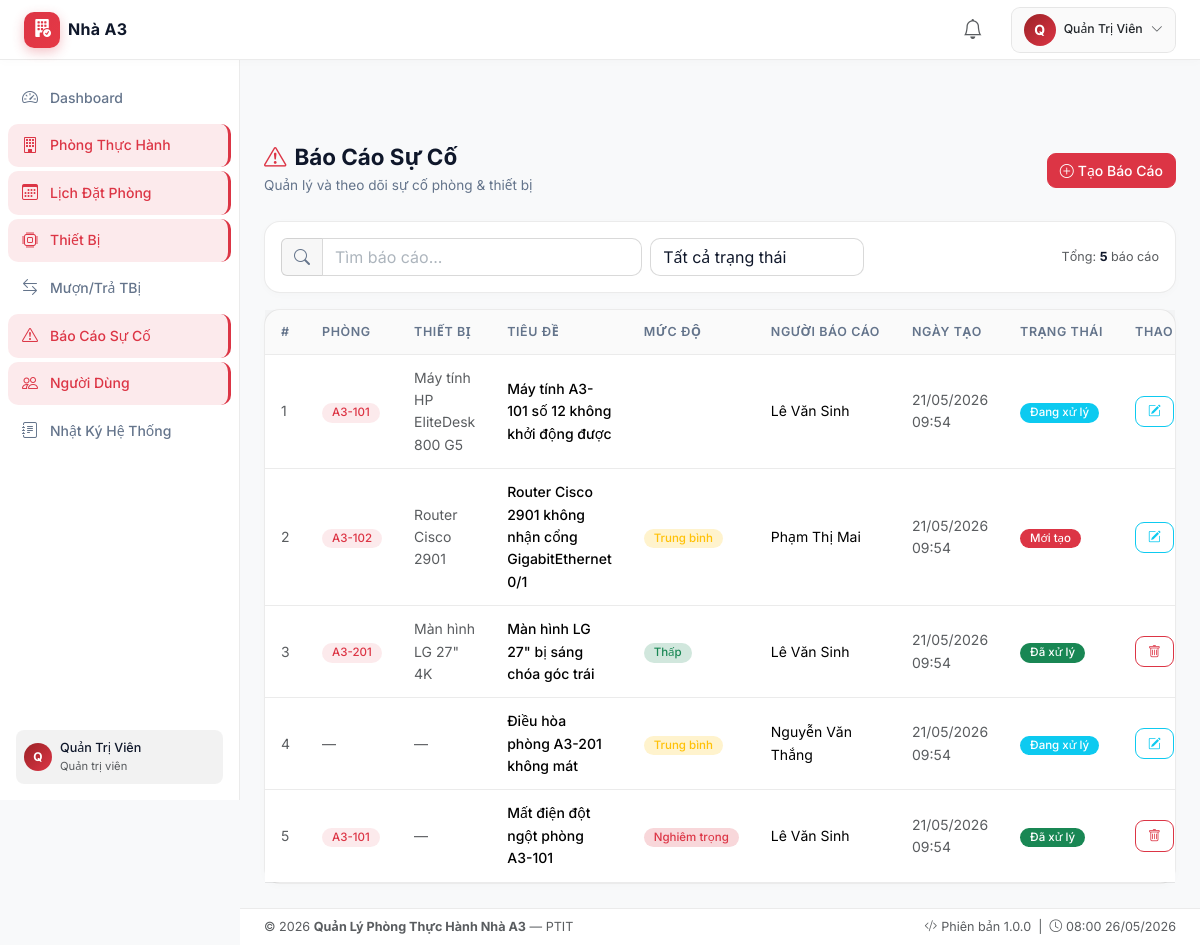
Page /views/reports/index.php (signed in) on the committed database.
### tables this page shows
CREATE TABLE `reports` (
  `id`          INT UNSIGNED NOT NULL AUTO_INCREMENT,
  `room_id`     INT UNSIGNED DEFAULT NULL,
  `device_id`   INT UNSIGNED DEFAULT NULL,
  `user_id`     INT UNSIGNED NOT NULL,
  `title`       VARCHAR(200) NOT NULL,
  `description` TEXT         NOT NULL,
  `severity`    ENUM('low','medium','high','critical') NOT NULL DEFAULT 'medium',
  `status`      ENUM('open','processing','resolved') NOT NULL DEFAULT 'open',
  `resolution`  TEXT         DEFAULT NULL,
  `created_at`  DATETIME     NOT NULL DEFAULT CURRENT_TIMESTAMP,
  `updated_at`  DATETIME     DEFAULT NULL ON UPDATE CURRENT_TIMESTAMP,
  PRIMARY KEY (`id`),
  INDEX `idx_status`    (`status`),
  INDEX `idx_severity`  (`severity`),
  INDEX `idx_user`      (`user_id`),
  CONSTRAINT `fk_report_room`
    FOREIGN KEY (`room_id`)   REFERENCES `rooms`(`id`)   ON DELETE SET NULL ON UPDATE CASCADE,
  CONSTRAINT `fk_report_device`
    FOREIGN KEY (`device_id`) REFERENCES `devices`(`id`) ON DELETE SET NULL ON UPDATE CASCADE,
  CONSTRAINT `fk_report_user`
    FOREIGN KEY (`user_id`)   REFERENCES `users`(`id`)   ON DELETE CASCADE ON UPDATE CASCADE
);

CREATE TABLE `rooms` (
  `id`             INT UNSIGNED NOT NULL AUTO_INCREMENT,
  `room_code`      VARCHAR(20)  NOT NULL UNIQUE,
  `name`           VARCHAR(150) NOT NULL,
  `floor`          TINYINT UNSIGNED NOT NULL DEFAULT 1,
  `capacity`       SMALLINT UNSIGNED NOT NULL DEFAULT 0,
  `computer_count` SMALLINT UNSIGNED NOT NULL DEFAULT 0,
  `description`    TEXT         DEFAULT NULL,
  `image`          VARCHAR(255) DEFAULT NULL,
  `status`         ENUM('active','inactive') NOT NULL DEFAULT 'active',
  `created_at`     DATETIME     NOT NULL DEFAULT CURRENT_TIMESTAMP,
  PRIMARY KEY (`id`),
  INDEX `idx_room_code` (`room_code`),
  INDEX `idx_status`    (`status`)
);

CREATE TABLE `devices` (
  `id`            INT UNSIGNED NOT NULL AUTO_INCREMENT,
  `room_id`       INT UNSIGNED NOT NULL,
  `device_name`   VARCHAR(150) NOT NULL,
  `device_type`   ENUM('computer','projector','switch','printer','camera','furniture','other') NOT NULL DEFAULT 'other',
  `serial_number` VARCHAR(100) DEFAULT NULL,
  `quantity`      SMALLINT UNSIGNED NOT NULL DEFAULT 1,
  `status`        ENUM('available','borrowed','broken','inactive') NOT NULL DEFAULT 'available',
  `description`   TEXT         DEFAULT NULL,
  `created_at`    DATETIME     NOT NULL DEFAULT CURRENT_TIMESTAMP,
  PRIMARY KEY (`id`),
  INDEX `idx_room_id`    (`room_id`),
  INDEX `idx_status`     (`status`),
  INDEX `idx_device_type`(`device_type`),
  CONSTRAINT `fk_device_room`
    FOREIGN KEY (`room_id`) REFERENCES `rooms`(`id`)
    ON DELETE CASCADE ON UPDATE CASCADE
);

CREATE TABLE `users` (
  `id`         INT UNSIGNED   NOT NULL AUTO_INCREMENT,
  `full_name`  VARCHAR(100)   NOT NULL,
  `email`      VARCHAR(150)   NOT NULL UNIQUE,
  `password`   VARCHAR(255)   NOT NULL,
  `role`       ENUM('admin','teacher','technician','student') NOT NULL DEFAULT 'student',
  `phone`      VARCHAR(20)    DEFAULT NULL,
  `status`     ENUM('active','inactive') NOT NULL DEFAULT 'active',
  `created_at` DATETIME       NOT NULL DEFAULT CURRENT_TIMESTAMP,
  PRIMARY KEY (`id`),
  INDEX `idx_email` (`email`),
  INDEX `idx_role`  (`role`)
);

### config/database.php (called while the page is built, shortened)
<?php
class Database {
    private static ?PDO $instance = null;
    public static function getInstance(): PDO {
        if (self::$instance === null) {
            $dsn = 'mysql:host=' . DB_HOST . ';dbname=' . DB_NAME . ';charset=' . DB_CHARSET;
            $options = [
                PDO::ATTR_ERRMODE            => PDO::ERRMODE_EXCEPTION,
                PDO::ATTR_DEFAULT_FETCH_MODE => PDO::FETCH_ASSOC,
                PDO::ATTR_EMULATE_PREPARES   => false,
            ];
            try {
                self::$instance = new PDO($dsn, DB_USER, DB_PASS, $options);
            } catch (PDOException $e) {
                die(json_encode([
                    'success' => false,
                    'message' => 'Kết nối CSDL thất bại: ' . $e->getMessage()
                ]));
            }
        }
        return self::$instance;
    }
    public static function getConnection(): PDO {
        return self::getInstance();
    }
}

### controllers/ReportController.php (called while the page is built, shortened)
<?php
require_once __DIR__ . '/../models/ReportModel.php';
require_once __DIR__ . '/../config/helpers.php';
require_once __DIR__ . '/../config/database.php';
class ReportController {
    private ReportModel $model;
    public function __construct() {
        $this->model = new ReportModel();
    }
    public function index(): array {
        $page   = max(1, (int) ($_GET['page'] ?? 1));
        $limit  = 10;
        $offset = ($page - 1) * $limit;
        return [
            'reports' => $this->model->getAll($limit, $offset),
            'total'   => $this->model->count(),
            'page'    => $page,
            'limit'   => $limit,
        ];
    }
}

### models/ReportModel.php (called while the page is built, shortened)
<?php
require_once __DIR__ . '/../config/database.php';
class ReportModel {
    private PDO $db;
    public function __construct() {
        $this->db = Database::getConnection();
    }
    public function getAll(int $limit = 50, int $offset = 0): array {
        $stmt = $this->db->prepare(
            "SELECT rp.*, r.room_code, r.name AS room_name,
                    d.device_name,
                    u.full_name AS reporter_name
             FROM reports rp
             LEFT JOIN rooms r ON r.id = rp.room_id
             LEFT JOIN devices d ON d.id = rp.device_id
             LEFT JOIN users u ON u.id = rp.user_id
             ORDER BY rp.created_at DESC LIMIT ? OFFSET ?"
        );
        $stmt->execute([$limit, $offset]);
        return $stmt->fetchAll();
    }
    public function count(): int {
        return (int) $this->db->query("SELECT COUNT(*) FROM reports")->fetchColumn();
    }
}

### views/reports/index.php (the view, shortened to what this page needs)
<?php
require_once __DIR__ . '/../../config/database.php';
require_once __DIR__ . '/../../config/helpers.php';
require_once __DIR__ . '/../../controllers/ReportController.php';
$ctrl        = new ReportController();
$data    = $ctrl->index();
$reports = $data['reports'];
$total   = $data['total'];
$severityLabels = ['low'=>'Thấp','medium'=>'Trung bình','high'=>'Cao','critical'=>'Nghiêm trọng'];
require_once __DIR__ . '/../partials/header.php';
?>
<div class="d-flex flex-column min-vh-100">
<div class="app-wrapper">
<?php require_once __DIR__ . '/../partials/sidebar.php'; ?>
<div class="main-content">
  <div class="d-flex flex-wrap align-items-center justify-content-between gap-3 mb-4">
    <div>
      <h1 class="page-title mb-1"><i class="bi bi-exclamation-triangle me-2 text-danger"></i>Báo Cáo Sự Cố</h1>
      <p class="page-subtitle mb-0">Quản lý và theo dõi sự cố phòng & thiết bị</p>
    </div>
    <button class="btn btn-danger" data-bs-toggle="modal" data-bs-target="#createReportModal">
      <i class="bi bi-plus-circle me-1"></i>Tạo Báo Cáo
    </button>
  </div>
  <div class="app-card mb-3 p-3">
    <div class="row g-2 align-items-center">
      <div class="col-md-5">
        <div class="input-group">
          <span class="input-group-text" style="background:rgba(0,0,0,0.06);border-color:rgba(0,0,0,0.12);color:#64748b;"><i class="bi bi-search"></i></span>
          <input type="text" id="tableSearch" class="form-control" placeholder="Tìm báo cáo...">
        </div>
      </div>
      <div class="col-md-3">
        <select id="statusFilter" class="form-select">
          <option value="">Tất cả trạng thái</option>
        </select>
      </div>
      <div class="col-md-4 text-end text-muted small">
        Tổng: <strong class="text-white"><?= $total ?></strong> báo cáo
      </div>
    </div>
  </div>
  <div class="app-card">
    <div class="card-body p-0">
      <div class="table-responsive">
        <table class="table app-table mb-0">
          <thead><tr>
            <th>#</th><th>Phòng</th><th>Thiết bị</th><th>Tiêu đề</th>
            <th>Mức độ</th><th>Người báo cáo</th><th>Ngày tạo</th><th>Trạng thái</th><th>Thao tác</th>
          </tr></thead>
          <tbody>
            <?php if (empty($reports)): ?>
              <tr><td colspan="9" class="text-center text-muted py-4"><i class="bi bi-check-circle fs-2 d-block mb-2 text-success"></i>Không có sự cố nào.</td></tr>
            <?php else: ?>
              <?php foreach ($reports as $r): ?>
                <tr data-status="<?= $r['status'] ?>">
                  <td class="text-muted small"><?= $r['id'] ?></td>
                  <td>
                    <?php if ($r['room_code']): ?>
                      <span class="badge" style="background:rgba(59,130,246,0.15);color:#60a5fa;"><?= htmlspecialchars($r['room_code']) ?></span>
                    <?php else: ?>
                      <span class="text-muted">—</span>
                    <?php endif; ?>
                  </td>
                  <td class="text-muted small"><?= htmlspecialchars($r['device_name'] ?? '—') ?></td>
                  <td class="fw-medium"><?= htmlspecialchars($r['title']) ?></td>
                  <td>
                    <?php
                    $sev = $r['severity'];
                    $sevBg = ['low'=>'success','medium'=>'warning','high'=>'orange','critical'=>'danger'];
                    $bg = $sevBg[$sev] ?? 'secondary';
                    echo '<span class="badge bg-'.$bg.'-subtle text-'.$bg.'">'.($severityLabels[$sev] ?? $sev).'</span>';
                    ?>
                  </td>
                  <td><?= htmlspecialchars($r['reporter_name']) ?></td>
                  <td class="text-muted small"><?= formatDateTime($r['created_at']) ?></td>
                  <td><?= statusBadge($r['status']) ?></td>
                  <td>
                    <div class="d-flex gap-1">
                      <?php if (hasRole(['admin','technician']) && $r['status'] !== 'resolved'): ?>
                        <button class="btn btn-sm btn-outline-info"
                                data-bs-toggle="modal" data-bs-target="#updateReportModal<?= $r['id'] ?>"
                                title="Cập nhật">
                          <i class="bi bi-pencil-square"></i>
                        </button>
                      <?php endif; ?>
                      <?php if (hasRole('admin')): ?>
                        <a href="?action=delete&id=<?= $r['id'] ?>"
                           class="btn btn-sm btn-outline-danger"
                           data-confirm="Xóa báo cáo này?">
                          <i class="bi bi-trash"></i>
                        </a>
                      <?php endif; ?>
                    </div>
                  </td>
                </tr>
              <?php endforeach; ?>
            <?php endif; ?>
          </tbody>
        </table>
      </div>
    </div>
  </div>
</div>
<?php require_once __DIR__ . '/../partials/footer.php'; ?>

### config/helpers.php (shortened to what this page needs)
<?php
function getUserRole(): string {
    return $_SESSION['role'] ?? '';
}
function hasRole(string|array $roles): bool {
    $currentRole = getUserRole();
    if (is_array($roles)) {
        return in_array($currentRole, $roles);
    }
    return $currentRole === $roles;
}
function formatDateTime(string $datetime): string {
    return date('d/m/Y H:i', strtotime($datetime));
}
function statusBadge(string $status): string {
    $map = [
        'pending'   => ['warning', 'Chờ duyệt'],
        'approved'  => ['success', 'Đã duyệt'],
        'rejected'  => ['danger',  'Từ chối'],
        'cancelled' => ['secondary','Đã hủy'],
        'active'    => ['success', 'Hoạt động'],
        'inactive'  => ['danger',  'Không hoạt động'],
        'available' => ['success', 'Sẵn sàng'],
        'borrowed'  => ['warning', 'Đang mượn'],
        'broken'    => ['danger',  'Hỏng hóc'],
        'open'      => ['danger',  'Mới tạo'],
        'processing'=> ['info',    'Đang xử lý'],
        'resolved'  => ['success', 'Đã xử lý'],
    ];
    $cfg = $map[$status] ?? ['secondary', $status];
    return "<span class=\"badge bg-{$cfg[0]}\">{$cfg[1]}</span>";
}

### assets/css/style.css (style rules this page uses)
*, *::before, *::after { box-sizing: border-box; }
:root { --bg-dark: #f8f9fa; --bg-card: #ffffff; --bg-card-hover: #fff5f5; --sidebar-bg: #ffffff; --navbar-bg: #ffffff; --border-color: rgba(0,0,0,0.08); --text-primary: #334155; --text-muted: #64748b; --text-heading: #0f172a; --accent-primary: #dc3545; --accent-blue: #dc3545; --accent-cyan: #e63946; --accent-purple: #9b2226; --accent-green: #22c55e; --accent-orange: #f59e0b; --accent-red: #dc3545; --sidebar-width: 240px; --navbar-height: 60px; }
body { font-family: 'Inter', system-ui, sans-serif; background: var(--bg-dark); color: var(--text-primary); margin: 0; font-size: 0.9rem; line-height: 1.6; }
.text-white { color: var(--text-heading) !important; }
.app-wrapper { display: flex; padding-top: var(--navbar-height); min-height: calc(100vh - var(--navbar-height)); }
.main-content { margin-left: var(--sidebar-width); flex: 1; padding: 24px; min-width: 0; }
.app-card { background: var(--bg-card); border: 1px solid var(--border-color); border-radius: 16px; transition: all 0.25s; box-shadow: 0 2px 8px rgba(0,0,0,0.02); }
.app-card .card-body { padding: 20px; }
.app-table { color: var(--text-primary); }
.app-table thead th { background: rgba(0,0,0,0.02); color: var(--text-muted); font-size: 0.78rem; font-weight: 600; text-transform: uppercase; letter-spacing: 0.6px; border-color: var(--border-color); padding: 12px 16px; white-space: nowrap; }
.app-table tbody td { border-color: var(--border-color); vertical-align: middle; padding: 12px 16px; font-size: 0.875rem; }
.app-table tbody tr { transition: background 0.15s; }
.form-control, .form-select { background: #ffffff; border: 1px solid rgba(0,0,0,0.15); color: var(--text-heading); border-radius: 10px; }
.form-control::placeholder { color: #adb5bd; }
.form-select option { background: #ffffff; color: var(--text-heading); }
.input-group-text { background: rgba(0,0,0,0.03) !important; border-color: rgba(0,0,0,0.15) !important; color: var(--text-muted) !important; }
.btn { border-radius: 9px; font-weight: 500; font-size: 0.875rem; transition: all 0.2s; }
.btn-sm { padding: 5px 12px; font-size: 0.8rem; }
.badge { font-size: 0.72rem; padding: 4px 10px; border-radius: 20px; font-weight: 500; }
.badge.bg-primary-subtle, .badge[style*="background:rgba(59,130,246,0.15)"] { background: rgba(220,53,69,0.1) !important; color: var(--accent-red) !important; }
.page-title { font-size: 1.4rem; font-weight: 700; color: var(--text-heading); }
.page-subtitle { color: var(--text-muted); font-size: 0.85rem; }

### rows in the picture
reports: id "1", room.room_code "A3-101", device.device_name "Máy tính HP EliteDesk 800 G5", title "Máy tính A3-101 số 12 không khởi động được", user.full_name "Lê Văn Sinh", created_at "21/05/2026 09:54", status "Đang xử lý"
reports: id "2", room.room_code "A3-102", device.device_name "Router Cisco 2901", title "Router Cisco 2901 không nhận cổng GigabitEthernet 0/1", severity "Trung bình", user.full_name "Phạm Thị Mai", created_at "21/05/2026 09:54", status "Mới tạo"
reports: id "3", room.room_code "A3-201", device.device_name "Màn hình LG 27\" 4K", title "Màn hình LG 27\" bị sáng chóa góc trái", severity "Thấp", user.full_name "Lê Văn Sinh", created_at "21/05/2026 09:54", status "Đã xử lý"
reports: id "4", device_name "—", title "Điều hòa phòng A3-201 không mát", severity "Trung bình", user.full_name "Nguyễn Văn Thắng", created_at "21/05/2026 09:54", status "Đang xử lý"
reports: id "5", room.room_code "A3-101", device_name "—", title "Mất điện đột ngột phòng A3-101", severity "Nghiêm trọng", user.full_name "Lê Văn Sinh", created_at "21/05/2026 09:54", status "Đã xử lý"

### other values in the picture
substr($_SESSION['user_name'] ?? 'U', 0, 1) "Q"
$_SESSION['user_name'] "Quản Trị Viên"
$item['label'] "Dashboard"
$item['label'] "Phòng Thực Hành"
$item['label'] "Lịch Đặt Phòng"
$item['label'] "Thiết Bị"
$item['label'] "Mượn/Trả TBị"
$item['label'] "Báo Cáo Sự Cố"
$item['label'] "Người Dùng"
$item['label'] "Nhật Ký Hệ Thống"
substr($_SESSION['user_name']??'U',0,1) "Q"
getRoleLabel($role) "Quản trị viên"
$total "5"
APP_NAME "Quản Lý Phòng Thực Hành Nhà A3"
APP_VERSION "1.0.0"
